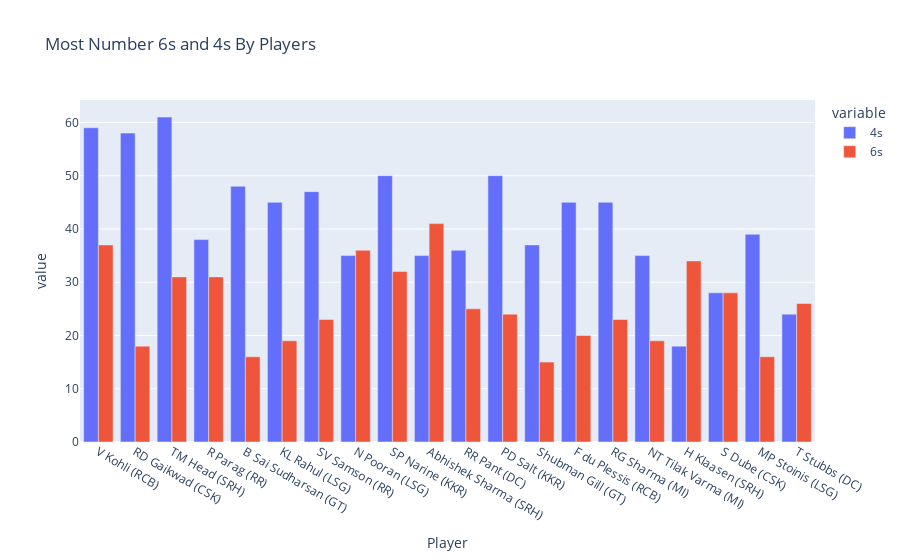

Source (notebook cell):
### Code cell
px.bar(df.head(20), x='Player', y=['4s', '6s'], title='Most Number 6s and 4s By Players', barmode='group')

### Figure 1 — Plotly figure (JSON) as saved in the notebook; plotly's stock layout.template omitted (floating-point values rounded to 4 significant figures)
{"data": [{"alignmentgroup": "True", "hovertemplate": "variable=4s<br>Player=%{x}<br>value=%{y}<extra></extra>", "legendgroup": "4s", "marker": {"color": "#636efa", "pattern": {"shape": ""}}, "name": "4s", "offsetgroup": "4s", "orientation": "v", "showlegend": true, "textposition": "auto", "type": "bar", "x": ["V Kohli (RCB)", "RD Gaikwad (CSK)", "TM Head (SRH)", "R Parag (RR)", "B Sai Sudharsan (GT)", "KL Rahul (LSG)", "SV Samson (RR)", "N Pooran (LSG)", "SP Narine (KKR)", "Abhishek Sharma (SRH)", "RR Pant (DC)", "PD Salt (KKR)", "Shubman Gill (GT)", "F du Plessis (RCB)", "RG Sharma (MI)", "NT Tilak Varma (MI)", "H Klaasen (SRH)", "S Dube (CSK)", "MP Stoinis (LSG)", "T Stubbs (DC)"], "xaxis": "x", "y": [59, 58, 61, 38, 48, 45, 47, 35, 50, 35, 36, 50, 37, 45, 45, 35, 18, 28, 39, 24], "yaxis": "y"}, {"alignmentgroup": "True", "hovertemplate": "variable=6s<br>Player=%{x}<br>value=%{y}<extra></extra>", "legendgroup": "6s", "marker": {"color": "#EF553B", "pattern": {"shape": ""}}, "name": "6s", "offsetgroup": "6s", "orientation": "v", "showlegend": true, "textposition": "auto", "type": "bar", "x": ["V Kohli (RCB)", "RD Gaikwad (CSK)", "TM Head (SRH)", "R Parag (RR)", "B Sai Sudharsan (GT)", "KL Rahul (LSG)", "SV Samson (RR)", "N Pooran (LSG)", "SP Narine (KKR)", "Abhishek Sharma (SRH)", "RR Pant (DC)", "PD Salt (KKR)", "Shubman Gill (GT)", "F du Plessis (RCB)", "RG Sharma (MI)", "NT Tilak Varma (MI)", "H Klaasen (SRH)", "S Dube (CSK)", "MP Stoinis (LSG)", "T Stubbs (DC)"], "xaxis": "x", "y": [37, 18, 31, 31, 16, 19, 23, 36, 32, 41, 25, 24, 15, 20, 23, 19, 34, 28, 16, 26], "yaxis": "y"}], "layout": {"barmode": "group", "legend": {"title": {"text": "variable"}, "tracegroupgap": 0}, "title": {"text": "Most Number 6s and 4s By Players"}, "xaxis": {"anchor": "y", "domain": [0, 1], "title": {"text": "Player"}}, "yaxis": {"anchor": "x", "domain": [0, 1], "title": {"text": "value"}}}}
